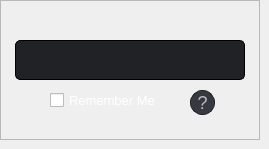
     <widget class="QWidget" name="premiumacc">
      <widget class="QFrame" name="frame_6">
       <property name="geometry">
        <rect>
         <x>0</x>
         <y>0</y>
         <width>260</width>
         <height>140</height>
        </rect>
       </property>
       <property name="frameShape">
        <enum>QFrame::StyledPanel</enum>
       </property>
       <property name="frameShadow">
        <enum>QFrame::Raised</enum>
       </property>
       <widget class="QLineEdit" name="preaccle">
        <property name="geometry">
         <rect>
          <x>15</x>
          <y>40</y>
          <width>230</width>
          <height>40</height>
         </rect>
        </property>
        <property name="styleSheet">
         <string notr="true">border-radius:5px;
background-color:rgb(32, 34, 37);
border:1px solid black;
color:white;
font:12pt;</string>
        </property>
        <property name="text">
         <string/>
        </property>
        <property name="maxLength">
         <number>320</number>
        </property>
        <property name="alignment">
         <set>Qt::AlignCenter</set>
        </property>
        <property name="placeholderText">
         <string/>
        </property>
        <property name="clearButtonEnabled">
         <bool>false</bool>
        </property>
       </widget>
       <widget class="QPushButton" name="mojinfo">
        <property name="geometry">
         <rect>
          <x>190</x>
          <y>90</y>
          <width>25</width>
          <height>25</height>
         </rect>
        </property>
        <property name="sizePolicy">
         <sizepolicy hsizetype="Fixed" vsizetype="Fixed">
          <horstretch>0</horstretch>
          <verstretch>0</verstretch>
         </sizepolicy>
        </property>
        <property name="cursor">
         <cursorShape>PointingHandCursor</cursorShape>
        </property>
        <property name="layoutDirection">
         <enum>Qt::RightToLeft</enum>
        </property>
        <property name="styleSheet">
         <string notr="true">QPushButton {
color:rgb(185, 187, 190);
background-color:rgb(54, 57, 63);
border-radius:12px;
font:18px;
border:1px solid rgb(32, 34, 37);
}
QPushButton:hover {
background-color:rgb(32, 34, 37);
font:19px;
}
QPushButton:pressed {
border-width: 2px;
font:17px;
}</string>
        </property>
        <property name="text">
         <string>?</string>
        </property>
       </widget>
       <widget class="QCheckBox" name="rmemail">
        <property name="geometry">
         <rect>
          <x>50</x>
          <y>90</y>
          <width>131</width>
          <height>20</height>
         </rect>
        </property>
        <property name="cursor">
         <cursorShape>PointingHandCursor</cursorShape>
        </property>
        <property name="styleSheet">
         <string notr="true">font:10pt;
color:white;</string>
        </property>
        <property name="text">
         <string>Remember Me</string>
        </property>
       </widget>
      </widget>
     </widget>
